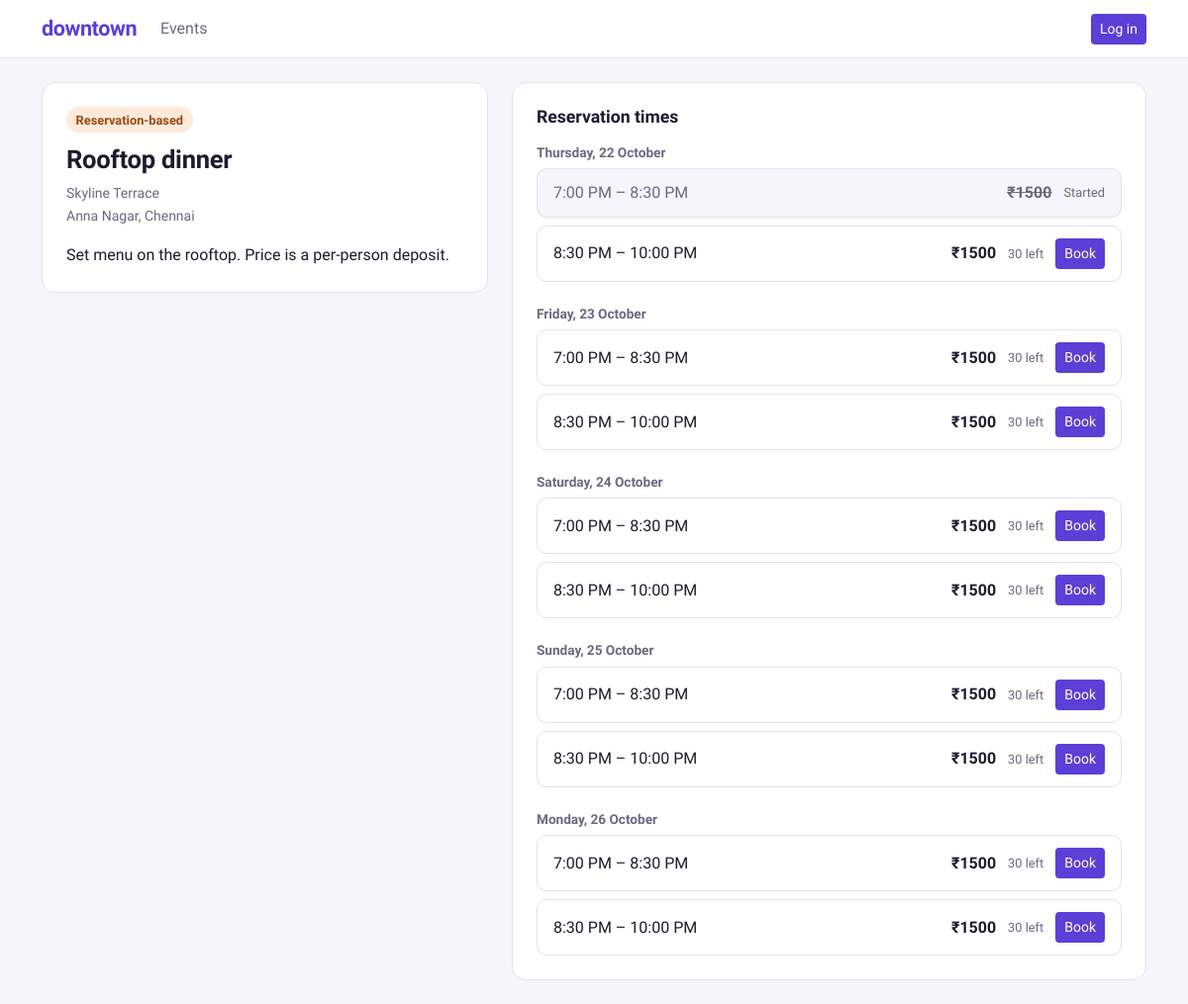
Screenshot of /events/12/ with the database file from the repository.
### events/models.py (models this page shows)
class Event(BaseModel):
    EVENT_TYPE_CHOICES = [
        ("SBE", "Slot-based"),
        ("TBE", "Ticket-based"),
        ("RBE", "Reservation-based")
    ]
    STATUS_CHOICES = [
        (EVENT_STATUS_P, "Pending"),
        (EVENT_STATUS_A, "Approved"),
        (EVENT_STATUS_R, "Rejected")
    ]
    title = models.CharField(max_length=100)
    description = models.TextField()
    organisation = models.ForeignKey("users.Organisation", on_delete=models.PROTECT)
    event_type = models.CharField(max_length=3, choices=EVENT_TYPE_CHOICES)
    location = models.TextField()
    status = models.CharField(max_length=1, choices=STATUS_CHOICES, default=EVENT_STATUS_P)
    reviewed_by = models.ForeignKey(settings.AUTH_USER_MODEL, on_delete=models.PROTECT, null=True, blank=True) # to show on on-ground team's dashboard
    reviewed_at = models.DateTimeField(null=True, blank=True)
    class Meta:
        permissions = [
            ("review_event", "Can review events by changing the status field")
        ]

class Slot(BaseModel):
    event = models.ForeignKey(Event, on_delete=models.CASCADE)
    label = models.CharField(max_length=100, blank=True) # for eg there could be a VIP tier for concert ticket. however blank=True because no such thing for like court booking
    starts_at = models.DateTimeField()
    ends_at = models.DateTimeField()
    price = models.DecimalField(max_digits=10, decimal_places=2)
    capacity = models.PositiveIntegerField()
    booked_count = models.PositiveIntegerField(default=0)
    @property
    def is_full(self) -> bool:
        return self.booked_count >= self.capacity
    @property
    def spots_left(self) -> int:
        return self.capacity - self.booked_count
    @property
    def has_started(self) -> bool:
        return self.starts_at <= timezone.now()
    @property
    def is_bookable(self) -> bool:
        return (not self.is_full and not self.has_started)
    class Meta:
        constraints = [
            models.CheckConstraint(
                name="slot_starts_at_before_ends_at",
                condition=models.Q(starts_at__lt=models.F("ends_at"))
            ),
            models.CheckConstraint(
                name="slot_booked_count_lte_capacity",
                condition=models.Q(booked_count__lte=models.F("capacity"))
            ),
            models.CheckConstraint(
                name="slot_price_is_non_negative",
                condition=models.Q(price__gte=0)
            )
        ]

### users/models.py (models this page shows)
class Organisation(BaseModel):
    name = models.CharField(unique=True, max_length=100)

### events/views.py (the view)
# urls.py: path("events/<int:event_pk>/", views.detail, name="detail"),
def detail(request, event_pk):
    event = get_object_or_404(event_list_approved(), pk=event_pk)
    slots = slot_list_for_event(event=event)
    return render(request, "events/detail.html", {"event": event, "slots": slots})

### events/selectors.py (called while the page is built)
def event_list_approved() -> QuerySet[Event]:
    return Event.objects.filter(status="A").order_by("-created_at")

def slot_list_for_event(*, event: Event) -> QuerySet[Slot]:
    today = timezone.now().replace(hour=0, minute=0, second=0, microsecond=0)
    return Slot.objects.filter(event=event, starts_at__gt=today).order_by("starts_at", "label")

### events/templates/events/detail.html (shortened to what this page needs)
{% extends "common/base.html" %}
{% block content %}
    <div class="row g-4">
        <div class="col-lg-5">
            <section class="panel event-detail type-{{ event.event_type|lower }}">
                <span class="event-detail-type">{{ event.get_event_type_display }}</span>
                <h1 class="event-detail-title">{{ event.title }}</h1>
                <p class="event-meta">{{ event.organisation.name }}</p>
                <p class="event-meta">{{ event.location }}</p>
                <p class="event-detail-description">{{ event.description|linebreaksbr }}</p>
            </section>
        </div>
        <div class="col-lg-7">
            <section class="panel" aria-labelledby="slots-heading">
                <h2 id="slots-heading" class="wallet-heading">
                    {% if event.event_type == "TBE" %}Shows and tickets{% elif event.event_type == "RBE" %}Reservation times{% else %}Available slots{% endif %}
                </h2>
                {% if slots %}
                    {% regroup slots by starts_at|date:"Y-m-d" as days %}
                    {% for day in days %}
                        <h3 class="slot-day">{{ day.list.0.starts_at|date:"l, j F" }}</h3>
                        <ul class="slot-list">
                            {% for slot in day.list %}
                                <li class="slot-row{% if not slot.is_bookable %} slot-unavailable{% endif %}">
                                    <div class="slot-info">
                                        <span class="slot-time">
                                            {{ slot.starts_at|date:"g:i A" }} – {{ slot.ends_at|date:"g:i A" }}
                                        </span>
                                    </div>
                                    <div class="slot-side">
                                        <span class="slot-price">
                                            {% if slot.price == 0 %}Free{% else %}₹{{ slot.price|floatformat:"-2" }}{% endif %}
                                        </span>
                                        {% if slot.has_started %}
                                            <span class="slot-status">Started</span>
                                        {% elif slot.is_full %}
                                            <span class="slot-status">{% if event.event_type == "SBE" %}Booked{% else %}Sold out{% endif %}</span>
                                        {% else %}
                                            {% if slot.capacity > 1 %}
                                                <span class="slot-left">{{ slot.spots_left }} left</span>
                                            {% endif %}
                                            <a href="#" class="btn btn-sm btn-accent">Book</a>
                                        {% endif %}
                                    </div>
                                </li>
                            {% endfor %}
                        </ul>
                    {% endfor %}
                {% else %}
                    <p class="txn-empty">No slots from today onwards for this event.</p>
                {% endif %}
            </section>
        </div>
    </div>
{% endblock %}

### common/static/common/styles.css (style rules this page uses)
:root { --ink: #1e1b2e; --muted: #6b6880; --surface: #ffffff; --page: #f6f5fa; --line: #e4e2ee; --accent: #5b3fd6; --accent-hover: #4a30bf; --accent-ring: rgba(91, 63, 214, 0.2); --credit: #1f6b4a; --radius: 14px; --tile-slot: #dff3ea; --tile-slot-ink: #1f6b4a; --tile-ticket: #e9e3ff; --tile-ticket-ink: #4a32b0; --tile-reservation: #fdeadb; --tile-reservation-ink: #9a4a14; }
body { background: var(--page); color: var(--ink); font-family: "Plus Jakarta Sans", system-ui, -apple-system, "Segoe UI", sans-serif; }
.panel { background: var(--surface); border: 1px solid var(--line); border-radius: var(--radius); padding: 1.5rem; }
.btn-accent { background: var(--accent); color: #fff; font-weight: 500; }
.event-meta { color: var(--muted); font-size: 0.875rem; margin-bottom: 0.15rem; }
.wallet-heading { font-size: 1.1rem; font-weight: 700; margin-bottom: 0.25rem; }
.event-detail-type { display: inline-block; font-size: 0.8rem; font-weight: 700; padding: 0.2rem 0.6rem; border-radius: 999px; margin-bottom: 0.75rem; }
.type-rbe .event-detail-type { background: var(--tile-reservation); color: var(--tile-reservation-ink); }
.event-detail-title { font-size: 1.6rem; font-weight: 700; letter-spacing: -0.01em; margin-bottom: 0.5rem; }
.event-detail-description { margin: 1rem 0 0; line-height: 1.6; }
.slot-day { font-size: 0.85rem; font-weight: 700; color: var(--muted); margin: 1.5rem 0 0.5rem; }
.slot-day:first-of-type { margin-top: 1rem; }
.slot-list { list-style: none; margin: 0; padding: 0; display: flex; flex-direction: column; gap: 0.5rem; }
.slot-row { display: flex; justify-content: space-between; align-items: center; gap: 1rem; padding: 0.75rem 1rem; border: 1px solid var(--line); border-radius: 10px; background: var(--surface); }
.slot-info, .slot-side { display: flex; align-items: center; gap: 0.75rem; }
.slot-info { flex-direction: column; align-items: flex-start; gap: 0; min-width: 0; }
.slot-time { font-weight: 500; font-variant-numeric: tabular-nums; }
.slot-label, .slot-left { color: var(--muted); font-size: 0.8rem; }
.slot-price { font-weight: 700; font-variant-numeric: tabular-nums; white-space: nowrap; }
.slot-status { font-size: 0.8rem; font-weight: 500; color: var(--muted); }
.slot-unavailable { background: var(--page); color: var(--muted); }
.slot-unavailable .slot-time, .slot-unavailable .slot-price { color: var(--muted); }
.slot-unavailable .slot-price { text-decoration: line-through; }

### rows the page displays
Event: event_type "Reservation-based", title "Rooftop dinner", organisation.name "Skyline Terrace", location "Anna Nagar, Chennai", description "Set menu on the rooftop. Price is a per-person deposit."
Slot: list.0.starts_at "Thursday, 22 October", starts_at "7:00 PM", ends_at "8:30 PM", price "1500", shows "Started"
Slot: starts_at "8:30 PM", ends_at "10:00 PM", price "1500", spots_left "30"
Slot: list.0.starts_at "Friday, 23 October", starts_at "7:00 PM", ends_at "8:30 PM", price "1500", spots_left "30"
Slot: starts_at "8:30 PM", ends_at "10:00 PM", price "1500", spots_left "30"
Slot: list.0.starts_at "Saturday, 24 October", starts_at "7:00 PM", ends_at "8:30 PM", price "1500", spots_left "30"
Slot: starts_at "8:30 PM", ends_at "10:00 PM", price "1500", spots_left "30"
Slot: list.0.starts_at "Sunday, 25 October", starts_at "7:00 PM", ends_at "8:30 PM", price "1500", spots_left "30"
Slot: starts_at "8:30 PM", ends_at "10:00 PM", price "1500", spots_left "30"
Slot: list.0.starts_at "Monday, 26 October", starts_at "7:00 PM", ends_at "8:30 PM", price "1500", spots_left "30"
Slot: starts_at "8:30 PM", ends_at "10:00 PM", price "1500", spots_left "30"
